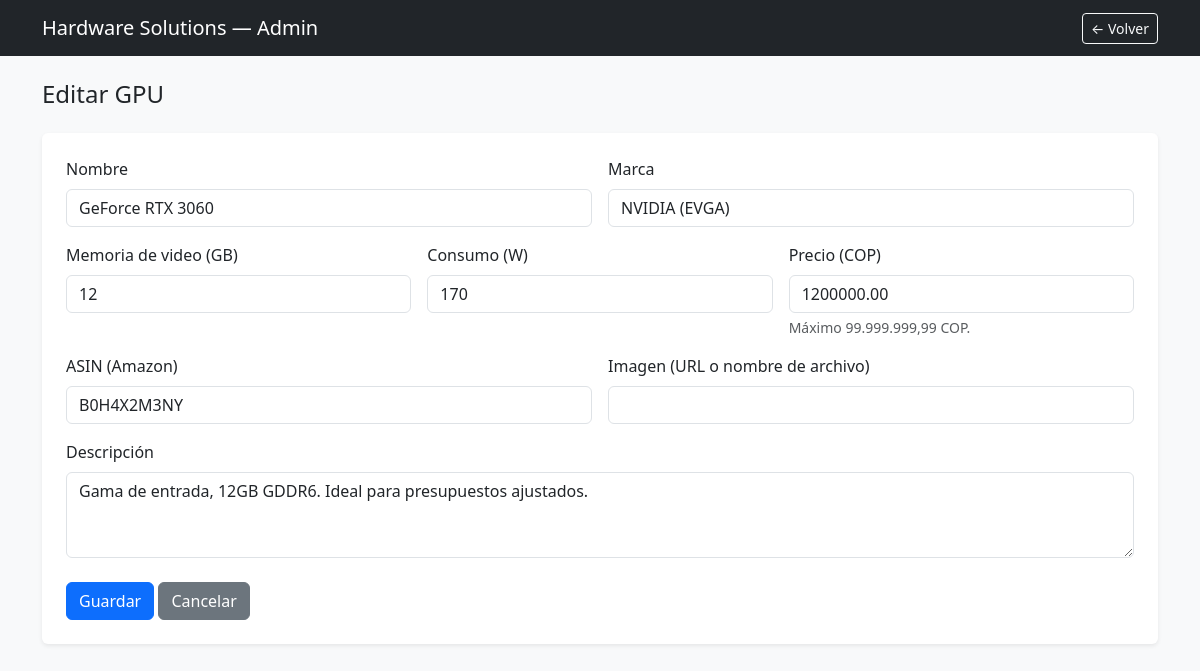
The app's page /admin/gpu_form.php?id=14 (signed in) with its own data.
### tables this page shows
CREATE TABLE `gpu` (
  `id` int NOT NULL,
  `nombre` varchar(100) NOT NULL,
  `marca` varchar(50) NOT NULL,
  `memoria_gb` int DEFAULT NULL,
  `consumo_w` int NOT NULL,
  `precio` decimal(10,2) NOT NULL,
  `asin` varchar(20) DEFAULT NULL,
  `imagen` varchar(255) DEFAULT NULL,
  `descripcion` text,
  `fecha_actualizacion` timestamp NOT NULL DEFAULT CURRENT_TIMESTAMP ON UPDATE CURRENT_TIMESTAMP
);

### admin/gpu_form.php (the view, shortened to what this page needs)
<?php
require_once '../includes/conexion.php';
$editando = false;
$gpu = ['nombre'=>'','marca'=>'','memoria_gb'=>'','consumo_w'=>'','precio'=>'','asin'=>'','imagen'=>'','descripcion'=>''];
if (isset($_GET['id'])) {
    $editando = true;
    $stmt = $pdo->prepare("SELECT * FROM gpu WHERE id = ?");
    $stmt->execute([$_GET['id']]);
    $gpu = $stmt->fetch();
}
?>
<!DOCTYPE html>
<html lang="es">
<head>
    <link href="https://cdn.jsdelivr.net/npm/bootstrap@5.3.3/dist/css/bootstrap.min.css" rel="stylesheet">
</head>
<body class="bg-light">
    <nav class="navbar navbar-dark bg-dark mb-4">
        <div class="container">
            <span class="navbar-brand">Hardware Solutions — Admin</span>
            <a href="gpu.php" class="btn btn-outline-light btn-sm">← Volver</a>
        </div>
    </nav>
    <div class="container">
        <h4 class="mb-4"><?= $editando ? 'Editar' : 'Agregar' ?> GPU</h4>
        <form method="POST" action="gpu_guardar.php" class="bg-white p-4 rounded shadow-sm">
            <div class="row g-3">
                <div class="col-md-6">
                    <label class="form-label">Nombre</label>
                    <input type="text" name="nombre" class="form-control" value="<?= htmlspecialchars($gpu['nombre'] ?? '') ?>" required>
                </div>
                <div class="col-md-6">
                    <label class="form-label">Marca</label>
                    <input type="text" name="marca" class="form-control" value="<?= htmlspecialchars($gpu['marca'] ?? '') ?>" required>
                </div>
                <div class="col-md-4">
                    <label class="form-label">Memoria de video (GB)</label>
                    <input type="number" name="memoria_gb" class="form-control" value="<?= htmlspecialchars($gpu['memoria_gb'] ?? '') ?>">
                </div>
                <div class="col-md-4">
                    <label class="form-label">Consumo (W)</label>
                    <input type="number" name="consumo_w" class="form-control" value="<?= htmlspecialchars($gpu['consumo_w'] ?? '') ?>" required>
                </div>
                <div class="col-md-4">
                    <label class="form-label">Precio (COP)</label>
                    <input type="number" step="0.01" min="0" max="99999999.99" name="precio" class="form-control" value="<?= htmlspecialchars($gpu['precio'] ?? '') ?>" required>
                    <div class="form-text">Máximo 99.999.999,99 COP.</div>
                </div>
                <div class="col-md-6">
                    <label class="form-label">ASIN (Amazon)</label>
                    <input type="text" name="asin" class="form-control" value="<?= htmlspecialchars($gpu['asin'] ?? '') ?>">
                </div>
                <div class="col-md-6">
                    <label class="form-label">Imagen (URL o nombre de archivo)</label>
                    <input type="text" name="imagen" class="form-control" value="<?= htmlspecialchars($gpu['imagen'] ?? '') ?>">
                </div>
                <div class="col-12">
                    <label class="form-label">Descripción</label>
                    <textarea name="descripcion" class="form-control" rows="3"><?= htmlspecialchars($gpu['descripcion'] ?? '') ?></textarea>
                </div>
            </div>
            <button type="submit" class="btn btn-primary mt-4">Guardar</button>
            <a href="gpu.php" class="btn btn-secondary mt-4">Cancelar</a>
        </form>
    </div>
</body>
</html>

### records on screen
gpu: nombre "GeForce RTX 3060", marca "NVIDIA (EVGA)", memoria_gb "12", consumo_w "170", precio "1200000.00", asin "B0H4X2M3NY", descripcion "Gama de entrada, 12GB GDDR6. Ideal para presupuestos ajustados."
